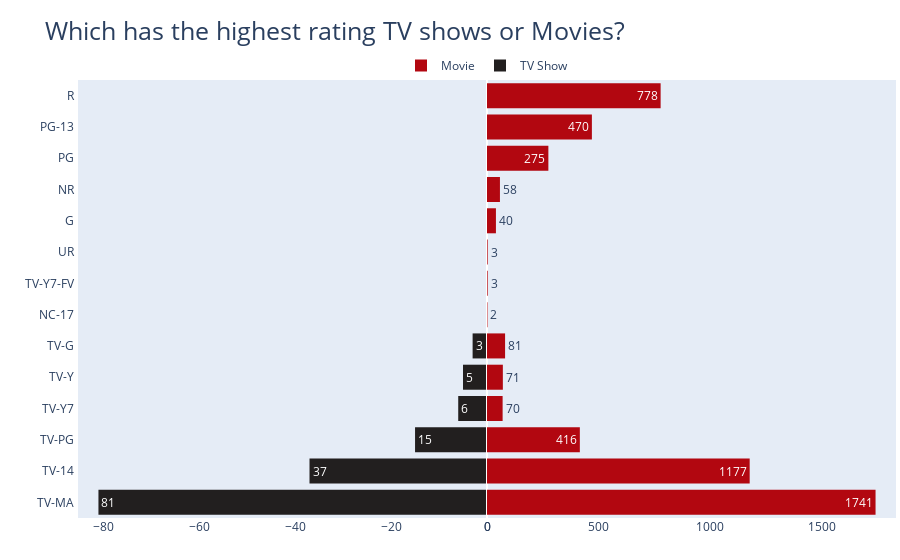

The code cell stored with this chart in its notebook:
### Code cell
fig = make_subplots(rows=1, cols=2, specs=[[{}, {}]], shared_yaxes=True, horizontal_spacing=0)
# bar plot for movies
fig.append_trace(go.Bar(x=df_movie.rating, y=df_movie.movie, orientation='h', showlegend=True, text=df_movie.rating,
                        name='Movie', marker_color='#b20710'), 1, 2)
# bar plot for tv shows
fig.append_trace(go.Bar(x=df_tv_show.rating, y=df_tv_show.tv_show, orientation='h', showlegend=True, 
                        text=df_tv_show.rating_final, name='TV Show', marker_color='#221f1f'), 1, 1)
fig.update_xaxes(showgrid=False)
fig.update_yaxes(showgrid=False, categoryorder='total ascending', ticksuffix=' ', showline=False)
fig.update_traces(hovertemplate=None, marker=dict(line=dict(width=0)))
fig.update_layout(title='Which has the highest rating TV shows or Movies?',
                  margin=dict(t=80, b=0, l=0, r=0),
                  hovermode="y unified", 
                  xaxis_title=' ', yaxis_title=" ",
                  title_font=dict(size=25),
                  legend=dict(orientation="h", yanchor="bottom", y=1, xanchor="center", x=0.5),
                 )

### Figure 1 — Plotly figure (JSON) as saved in the notebook; plotly's stock layout.template omitted (floating-point values rounded to 4 significant figures)
{"data": [{"marker": {"color": "#b20710", "line": {"width": 0}}, "name": "Movie", "orientation": "h", "showlegend": true, "text": [2, 3, 3, 40, 58, 70, 71, 81, 275, 416, 470, 778, 1177, 1741], "type": "bar", "x": [2, 3, 3, 40, 58, 70, 71, 81, 275, 416, 470, 778, 1177, 1741], "xaxis": "x2", "y": ["NC-17", "TV-Y7-FV", "UR", "G", "NR", "TV-Y7", "TV-Y", "TV-G", "PG", "TV-PG", "PG-13", "R", "TV-14", "TV-MA"], "yaxis": "y2"}, {"marker": {"color": "#221f1f", "line": {"width": 0}}, "name": "TV Show", "orientation": "h", "showlegend": true, "text": [81, 37, 15, 6, 5, 3], "type": "bar", "x": [-81, -37, -15, -6, -5, -3], "xaxis": "x", "y": ["TV-MA", "TV-14", "TV-PG", "TV-Y7", "TV-Y", "TV-G"], "yaxis": "y"}], "layout": {"autosize": true, "hovermode": "y unified", "legend": {"orientation": "h", "x": 0.5, "xanchor": "center", "y": 1, "yanchor": "bottom"}, "margin": {"b": 0, "l": 0, "r": 0, "t": 80}, "title": {"font": {"size": 25}, "text": "Which has the highest rating TV shows or Movies?"}, "xaxis": {"anchor": "y", "autorange": true, "domain": [0, 0.5], "range": [-85.26, 0], "showgrid": false, "title": {"text": " "}, "type": "linear"}, "xaxis2": {"anchor": "y2", "autorange": true, "domain": [0.5, 1], "range": [0, 1833.0], "showgrid": false, "type": "linear"}, "yaxis": {"anchor": "x", "autorange": true, "categoryorder": "total ascending", "domain": [0, 1], "range": [-0.5, 13.5], "showgrid": false, "showline": false, "ticksuffix": " ", "title": {"text": " "}, "type": "category"}, "yaxis2": {"anchor": "x2", "autorange": true, "categoryorder": "total ascending", "domain": [0, 1], "matches": "y", "range": [-0.5, 13.5], "showgrid": false, "showline": false, "showticklabels": false, "ticksuffix": " ", "type": "category"}}}
